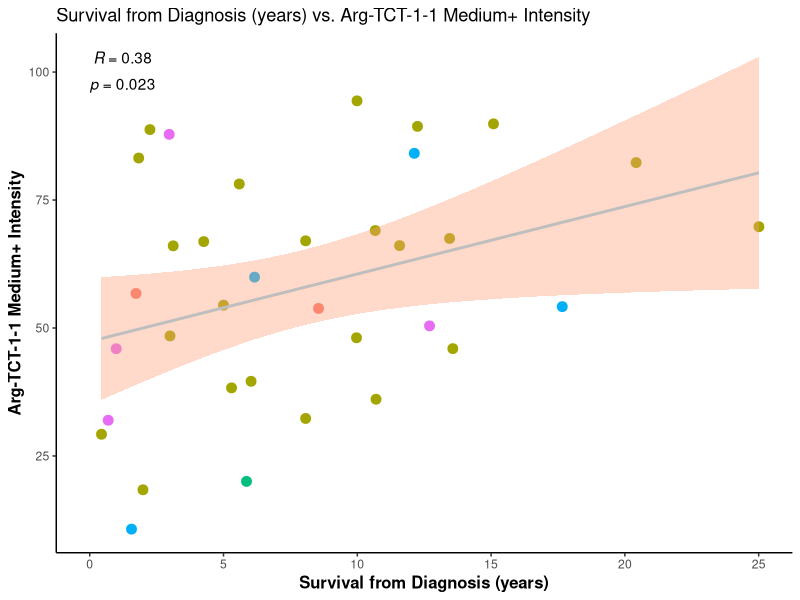
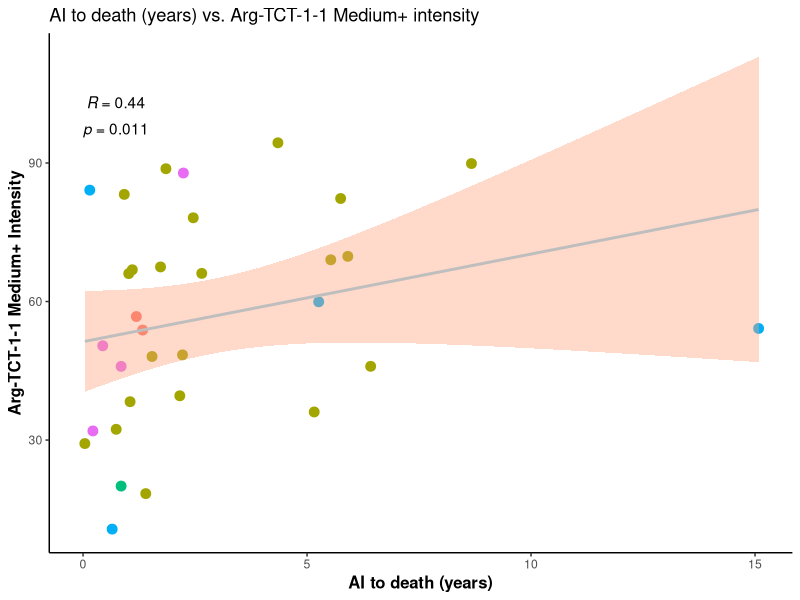
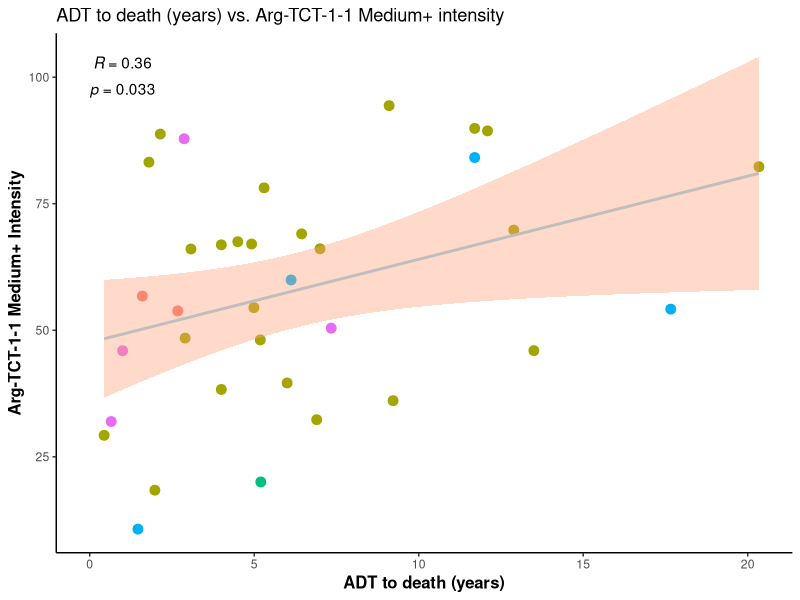
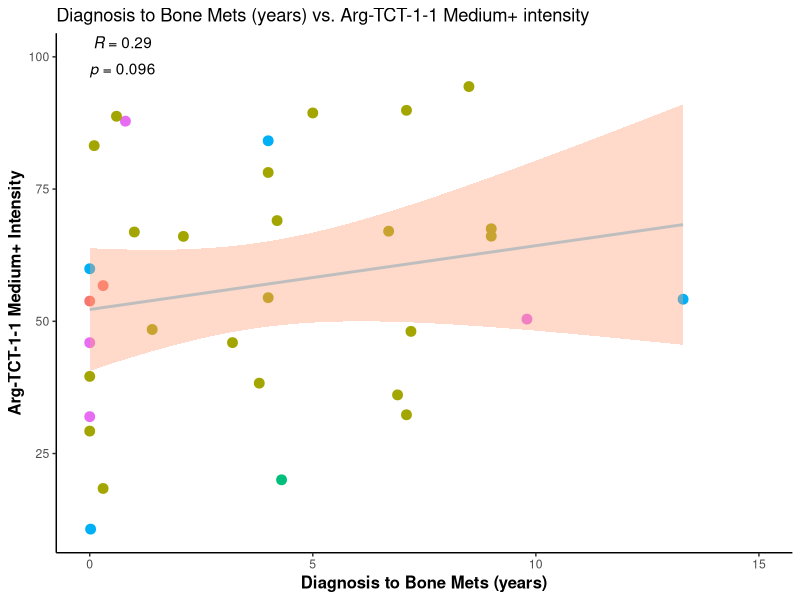

Write the R code that produced these figures, in order.
## ---- chunk 1
library(tidyverse)
library(scales)
library(ggrepel)
library(ggpubr)
## ---- chunk 2

TMA_RISH <- read_csv("data/Fig_1k.csv")
TMA_clinic_data <- read_csv("data/UWTAN_tissue_clinical_info.csv")

TMA_RISH_cleaned <- TMA_RISH %>%
  rename("Sample_ID" = "Image Tag") %>%
  filter(`Included in analysis` == "Y") %>%
  mutate(Sample_ID = str_remove(Sample_ID, "\\d+\\) ")) %>%
  mutate(Patient_ID = str_extract(Sample_ID, "\\d{2}-\\d{3}")) %>%
  mutate(across(matches("area_perc|cell_count"), as.numeric))

TMA_RISH_patient_analysis <- TMA_RISH_cleaned %>%
  group_by(Patient_ID) %>%
  summarise(
    across(c(6:49), mean, na.rm = TRUE),
    .groups = "drop"
  )
TMA_RISH_patient_tissue <- TMA_RISH_cleaned %>%
  group_by(Patient_ID) %>%
  summarise(
    Patient_Cell_Types = paste(unique(`Cell Type`), collapse = ", "),
    # Create logical flags for AR and NE status
    is_AR_patient = any(`Cell Type` %in% c("AR+", "AMPHICRINE", "AR+ + AR/NE MIX + Focal Amphicrine", "AR+ and NE+", "AR+/NE+")),
    is_NE_patient = any(`Cell Type` == "NE+"),
    .groups = "drop"
  ) %>%
  mutate(
    Tissue_of_interest_AR_only = case_when(
      is_AR_patient & !is_NE_patient ~ "AR",
      is_NE_patient & !is_AR_patient ~ "NE",
      TRUE ~ "N"
    ),
    Tissue_of_interest_AR_Amphicrine = case_when(
      is_AR_patient ~ "AR",
      is_NE_patient ~ "NE",
      TRUE ~ "N"
    )
  )
TMA_compiled_survival <- left_join(TMA_RISH_patient_analysis, TMA_RISH_patient_tissue, by = "Patient_ID") %>%
  left_join(TMA_clinic_data, by = c("Patient_ID" = "Tissue #")) %>%
  mutate(tumor_high_3_4 = `tumor: % ARG-TCT 3+` + `tumor: % ARG-TCT 4+`) %>%
    mutate(tumor_medium_high_2_3_4 = `tumor: % ARG-TCT 2+` + `tumor: % ARG-TCT 3+` + `tumor: % ARG-TCT 4+`) %>%
  mutate_at(vars(54,55,56,57,59,61,64,65,66,67,68,69,70,78,79), as.numeric)

TMA_compiled_survival$Patient_Cell_Types = as.character(TMA_compiled_survival$Patient_Cell_Types)

TMA_compiled_survival <- TMA_compiled_survival %>%
    mutate(histo_type = case_when(
    grepl("AR\\+/NE\\+|NE\\+, AR\\+", Patient_Cell_Types) ~ "Mixed",
    grepl("AMPHICRINE|AR\\+/NEPC MIX|AR\\+ \\+ AR/NE MIX \\+ Focal Amphicrine", Patient_Cell_Types) ~ "Amphicrine",
    grepl("^AR\\+$|^AR\\+, NC$", Patient_Cell_Types) ~ "AR",
    grepl("^NE\\+$|^NC, NE\\+$", Patient_Cell_Types) ~ "NE",
    grepl("DNPC", Patient_Cell_Types) ~ "Double Negative",
    TRUE ~ "Other"
  )) %>%
  select(c(1,46,129,47:50,128,57,64:70,2:45,51:56,58:63,71:127))

TMA_compiled_survival %>%
  filter(!is.na(`survival from dx (years)`)) %>%
  ggplot(aes(x = `survival from dx (years)`, y = tumor_medium_high_2_3_4, color = histo_type)) +
  geom_point(size = 3) +
  geom_smooth(method = "lm", color = "grey", fill = "lightsalmon", se = TRUE) +
  theme_classic() +
  theme(legend.position = "none") +
  theme(axis.title = element_text(size = 12, face = "bold")) +
  labs(x = "Survival from Diagnosis (years)" , y = "Arg-TCT-1-1 Medium+ Intensity", title = "Survival from Diagnosis (years) vs. Arg-TCT-1-1 Medium+ Intensity") +
  stat_cor(aes(color = NULL), method = "spearman", label.sep = "\n", label.x = 0, label.y = 100)

TMA_compiled_survival %>%
  filter(`Androgen Independence to Death (yrs)` != "NA") %>%
  ggplot(aes(x = `Androgen Independence to Death (yrs)`, y = tumor_medium_high_2_3_4, color = histo_type)) +
  geom_point(size = 3) +
  geom_smooth(method = "lm", color = "grey", fill = "lightsalmon", se = TRUE) +
  theme_classic() +
  theme(legend.position = "none") +
  theme(axis.title = element_text(size = 12, face = "bold")) +
  labs(x = "AI to death (years)" , y = "Arg-TCT-1-1 Medium+ Intensity", title = "AI to death (years) vs. Arg-TCT-1-1 Medium+ intensity") +
  stat_cor(aes(color = NULL), method = "spearman", label.sep = "\n", label.x = 0, label.y = 100)

TMA_compiled_survival %>%
  filter(`ADT - Death (years)` != "NA") %>%
  ggplot(aes(x = `ADT - Death (years)`, y = tumor_medium_high_2_3_4, color = histo_type)) +
  geom_point(size = 3) +
  geom_smooth(method = "lm", color = "grey", fill = "lightsalmon", se = TRUE) +
  theme_classic() +
  theme(legend.position = "none") +
  theme(axis.title = element_text(size = 12, face = "bold")) +
  labs(x = "ADT to death (years)" , y = "Arg-TCT-1-1 Medium+ Intensity", title = "ADT to death (years) vs. Arg-TCT-1-1 Medium+ intensity") +
  stat_cor(aes(color = NULL), method = "spearman", label.sep = "\n", label.x = 0, label.y = 100)

TMA_compiled_survival %>%
  filter(`Bone Met delay from diagnosis (yrs)` != "NA") %>%
  ggplot(aes(x = `Bone Met delay from diagnosis (yrs)`, y = tumor_medium_high_2_3_4, color = histo_type)) +
  geom_point(size=3) +
  geom_smooth(method=lm , color="grey", fill="lightsalmon", se=TRUE) +
  xlim(c(0,15)) +
  theme_classic() +
  theme(legend.position = "none") +
  theme(axis.title = element_text(size = 12, face = "bold")) +
  labs(x = "Diagnosis to Bone Mets (years)" , y = "Arg-TCT-1-1 Medium+ Intensity", title = "Diagnosis to Bone Mets (years) vs. Arg-TCT-1-1 Medium+ intensity") +
  stat_cor(aes(color = NULL), method = "spearman", label.sep = "\n", label.x = 0, label.y = 100)
